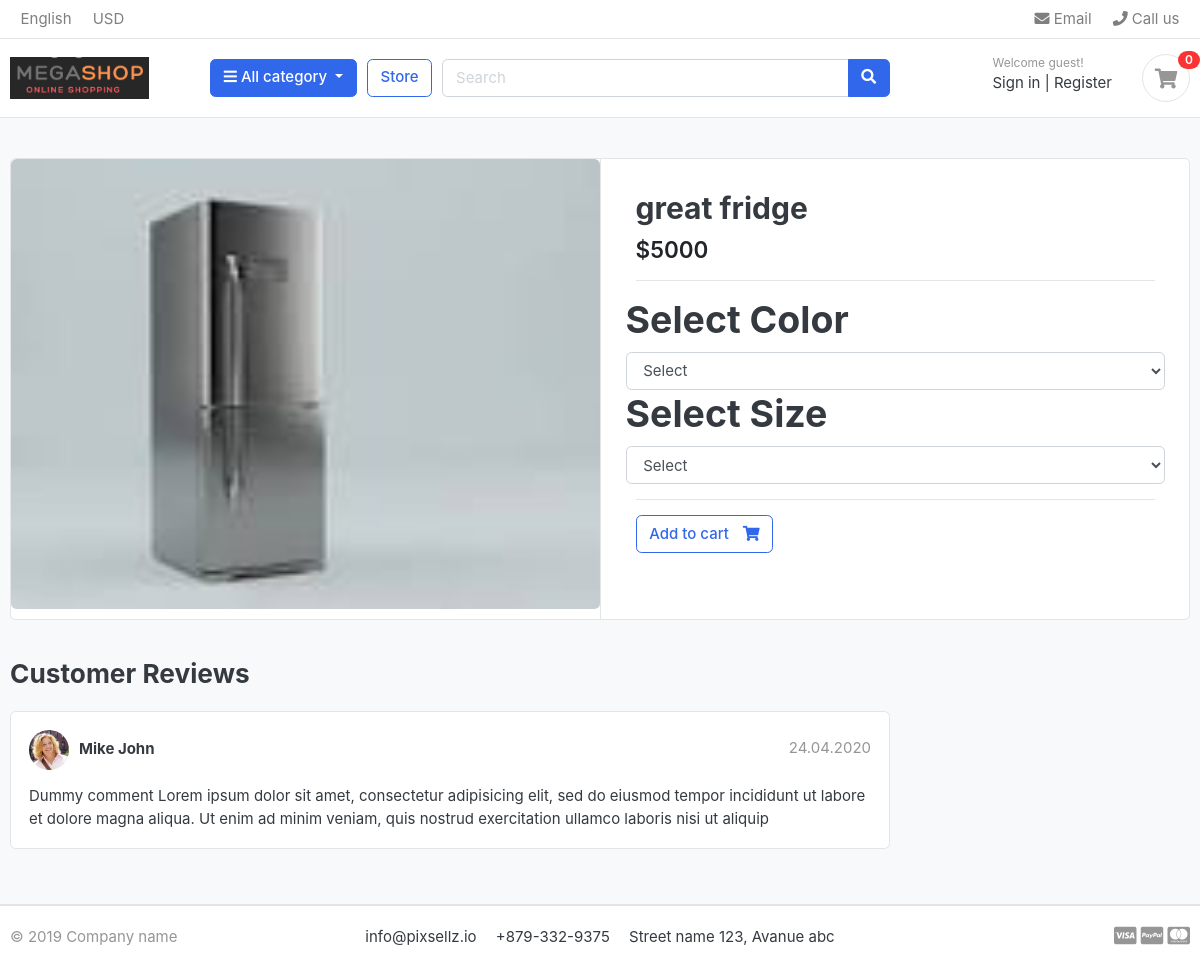
The app's page /store/category/home-appliances/great-fridge/ with its own data.
### store/models.py (models this page shows, shortened)
class Product(models.Model):
    category = models.ForeignKey(Category, on_delete=models.CASCADE)
    product_name = models.CharField(max_length=100, unique=True)
    slug = models.SlugField( max_length=200, unique=True)
    description = models.TextField(max_length=400, blank=True)
    product_image = models.ImageField(upload_to='photos/product')
    price = models.IntegerField()
    stock = models.IntegerField()
    is_available = models.BooleanField(default=True)
    date_created = models.DateTimeField(auto_now_add=True)
    date_modified = models.DateTimeField(auto_now_add=True)

### store/views.py (the view)
# urls.py: path('category/<slug:category_slug>/<slug:product_slug>/', views.product_detail, name='product_detail'),
def product_detail(request, product_slug, category_slug):
    try:
        product = Product.objects.get(category__slug=category_slug, slug=product_slug)
        in_cart = CartItem.objects.filter(cart__cart_id = _cart_id(request), product=product).exists()
    except Exception as e:
        raise e
    context = {'product':product, 'in_cart': in_cart}
    return render(request, 'store/product_detail.html', context)

### cart/context_processors.py (called while the page is built)
def counter(request):
    cart_count = 0
    if 'admin' in request.path:
        return {}
    else:
        try:
            cart = Cart.objects.filter(cart_id = _cart_id(request))
            cart_items = CartItem.objects.all().filter(cart=cart[:1])
            for cart_item in cart_items:
                cart_count += cart_item.quantity
        except Cart.DoesNotExist:
            cart_count =0
    return dict(cart_count=cart_count)

### cart/views.py (called while the page is built)
def _cart_id(request):
    cart = request.session.session_key
    if not cart:
        cart = request.session.create()
    return cart

### category/context_processors.py (called while the page is built)
def menu_links(request):
    links = Category.objects.all()
    return dict(links=links)

### category/models.py (called while the page is built)
    def get_url(self):
        return reverse('product_by_category', args=[self.slug])

### store/models.py (called while the page is built)
    def colors(self):
        return super(VariationManager, self).filter(variation_category='color', is_active=True)

    def size(self):
        return super(VariationManager, self).filter(variation_category='size', is_active=True)

### templates/store/product_detail.html (shortened to what this page needs)
{% extends 'base.html' %}
{% load static %}
{% block content %}
<section class="section-content padding-y bg">
<div class="container">
<div class="card">
	<div class="row no-gutters">
		<aside class="col-md-6">
<article class="gallery-wrap">
	<div class="img-big-wrap">
	   <a href=""><img src="{{product.product_image.url}}"></a>
	</div>
			</article>
					</aside>
					<main class="col-md-6 border-left">
			<article class="content-body">
			<h2 class="title">{{product.product_name}}</h2>
			<div class="mb-3">
				<var class="price h4">${{product.price}}</var>
			</div>
			<hr>
				<div class="row">
					<h1>Select Color</h1>
					<select name="color" class="form-control" required>
						<option value=""  disabled selected>Select</option>
					</select>
				</div>
				<div class="row">
					<h1>Select Size</h1>
					<select name="size" class="form-control" required>
						<option value=""  disabled selected>Select</option>
					</select>
				</div>
				<hr>
				{% if product.stock <= 0 %}
				<h3 class='text-danger'> Out of Stock</h3>
				{% else %}
				{% if not in_cart %}
					<button type="submit" class="btn  btn-outline-primary"> <span class="text">Add to cart</span> <i class="fas fa-shopping-cart"></i>
					</button>
				{% else%}
				<a href="#" class="btn  btn-success"> <span class="text">Added to cart</span> <i class="fas fa-check"></i>  </a>
				<a href="{% url 'cart' %}" class="btn  btn-outline-primary"> <span class="text">View cart</span> <i class="fas fa-eye"></i>  </a>
				{% endif %}
				{% endif %}
			</article>
		</main>
	</div>
</div>
<br>
<div class="row">
			<div class="col-md-9">
	<header class="section-heading">
		<h3>Customer Reviews </h3>
	</header>
	<article class="box mb-3">
		<div class="icontext w-100">
			<img src="./images/avatars/avatar1.jpg" class="img-xs icon rounded-circle">
			<div class="text">
				<span class="date text-muted float-md-right">24.04.2020 </span>
				<h6 class="mb-1">Mike John </h6>
			</div>
		</div>
		<div class="mt-3">
			<p>
				Dummy comment Lorem ipsum dolor sit amet, consectetur adipisicing elit, sed do eiusmod
				tempor incididunt ut labore et dolore magna aliqua. Ut enim ad minim veniam,
				quis nostrud exercitation ullamco laboris nisi ut aliquip
			</p>
		</div>
	</article>
	</div>
</div>
</div>
</section>
{% endblock %}

### static/css/ui.css (style rules this page uses)
html { font-family: "Inter", sans-serif; font-size: 15px; }
.content-body { flex: 1 1 auto; padding: 2rem 2.3rem; }
.img-xs, .img-sm, .img-md, .img-lg { -o-object-fit: cover; object-fit: cover; flex-shrink: 0; flex-grow: 0; }
.img-xs { width: 40px; height: 40px; }
.padding-y { padding-top: 40px; padding-bottom: 40px; }
var { font-style: normal; }
article:after, .form-group:after { display: block; clear: both; content: ""; }
.bg { background-color: #f8f9fa; }
.section-heading { margin-bottom: 20px; margin-top: 15px; }
p:last-child { margin-bottom: 0; }
.btn .text + i { margin-left: 10px; }
.icontext { display: inline-flex; align-items: center; vertical-align: middle; }
.icontext .text { width: 100%; line-height: 1.2; }
.icontext .icon { position: relative; margin-right: 10px; flex-shrink: 0; flex-grow: 0; }
.price { font-weight: 600; color: #212529; }
.box { padding: 18px; background: #fff; border-radius: 0.37rem; border: 1px solid #e4e4e4; }
.box img { max-width: 100%; }
.gallery-wrap .img-big-wrap { margin-bottom: 10px; border-radius: 0.37rem; overflow: hidden; background-color: #fff; }
.gallery-wrap .img-big-wrap a { text-align: center; display: block; }
.gallery-wrap .img-big-wrap img { height: 450px; width: auto; display: inline-block; }

### records on screen
Product: product_image (picture), product_name "great fridge", price "5000"

### other values on screen
{{ cart_count }} "0"
